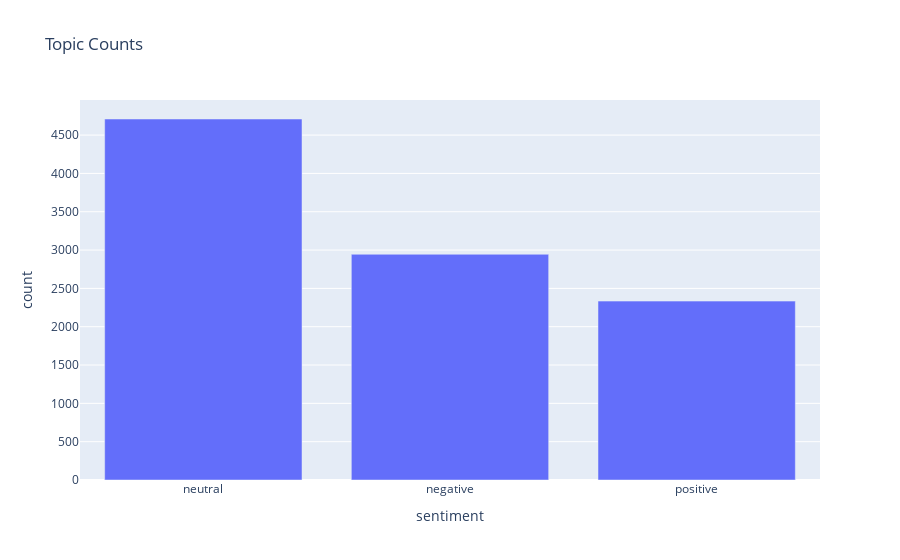

Source (notebook cell):
### Code cell
sentiment_count_df = pd.DataFrame(sentiment_count.items(), columns=['sentiment', 'count'])

fig = px.bar(sentiment_count_df, x='sentiment', y='count', title='Topic Counts')
fig.update_layout(hovermode="x")
fig.show()

### Figure 1 — Plotly figure (JSON) as saved in the notebook; plotly's stock layout.template omitted (floating-point values rounded to 4 significant figures)
{"data": [{"alignmentgroup": "True", "hovertemplate": "sentiment=%{x}<br>count=%{y}<extra></extra>", "legendgroup": "", "marker": {"color": "#636efa", "pattern": {"shape": ""}}, "name": "", "offsetgroup": "", "orientation": "v", "showlegend": false, "textposition": "auto", "type": "bar", "x": ["neutral", "negative", "positive"], "xaxis": "x", "y": [4710, 2945, 2334], "yaxis": "y"}], "layout": {"barmode": "relative", "hovermode": "x", "legend": {"tracegroupgap": 0}, "title": {"text": "Topic Counts"}, "xaxis": {"anchor": "y", "domain": [0, 1], "title": {"text": "sentiment"}}, "yaxis": {"anchor": "x", "domain": [0, 1], "title": {"text": "count"}}}}
